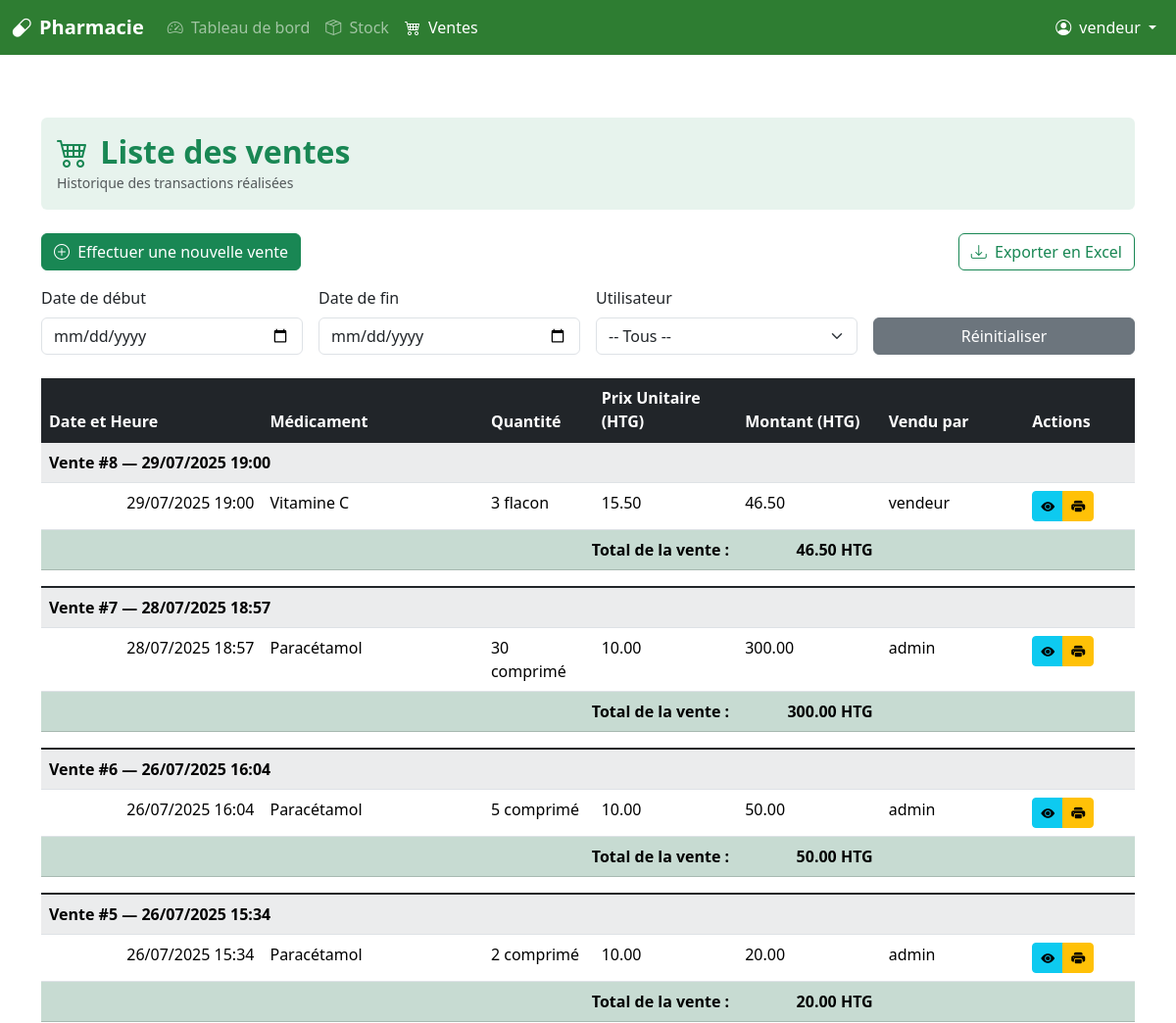
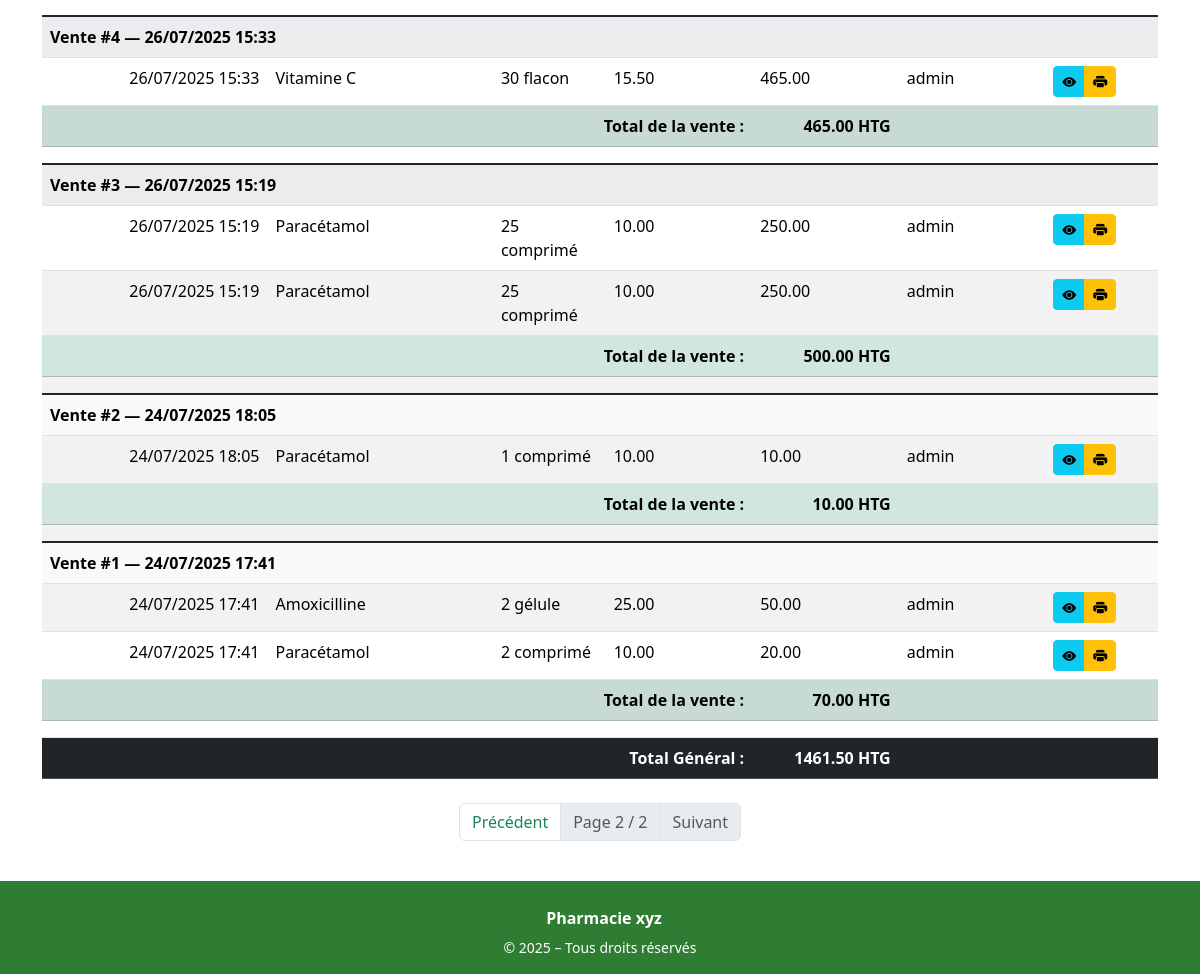
The app's page /sales/list?page=2&search=&start_date=&end_date= (signed in) with its own data (2 pictures, top to bottom).
### app/models.py (models this page shows, shortened)
class User(UserMixin, db.Model):
    id = db.Column(db.Integer, primary_key=True)
    username = db.Column(db.String(80), unique=True, nullable=False)
    password = db.Column(db.String(200), nullable=False)
    role = db.Column(db.String(20), nullable=False)  # admin, pharmacien, vendeur...
    is_active = db.Column(db.Boolean, default=True)
    last_login = db.Column(db.DateTime, nullable=True)
    sales = db.relationship('Sale', back_populates='user')

class Sale(db.Model):
    id = db.Column(db.Integer, primary_key=True)
    user_id = db.Column(db.Integer, db.ForeignKey('user.id'))
    date = db.Column(db.DateTime, default=datetime.utcnow)
    user = db.relationship('User', back_populates='sales')
    items = db.relationship('SaleItem', back_populates='sale', cascade='all, delete-orphan')
    @property
    def total_amount(self):
        return sum(item.total_price for item in self.items)

class SaleItem(db.Model):
    id = db.Column(db.Integer, primary_key=True)
    sale_id = db.Column(db.Integer, db.ForeignKey('sale.id'), nullable=False)
    drug_id = db.Column(db.Integer, db.ForeignKey('drug.id'), nullable=False)
    quantity = db.Column(db.Integer, nullable=False)
    unit_price = db.Column(db.Float, nullable=False)
    sale = db.relationship('Sale', back_populates='items')
    drug = db.relationship('Drug')
    @property
    def total_price(self):
        return self.quantity * self.unit_price

class Drug(db.Model):
    id = db.Column(db.Integer, primary_key=True)
    name = db.Column(db.String(100), nullable=False)
    unit = db.Column(db.String(30))  # comprimé, flacon, etc.
    price = db.Column(db.Float, nullable=False)
    expiration_date = db.Column(db.Date, nullable=False)
    commentaire = db.Column(db.Text, nullable=True)
    category_id = db.Column(db.Integer, db.ForeignKey('category.id'), nullable=True)
    category = db.relationship('Category', back_populates='drugs')
    sales = db.relationship('SaleItem', back_populates='drug')
    losses = db.relationship('LossRecord', back_populates='drug')
    purchase_items = db.relationship('PurchaseItem', back_populates='drug')

### app/routes/sale.py (the view)
@bp.route('/list')
@login_required
def list_sales():
    page = request.args.get('page', 1, type=int)
    search = request.args.get('search', '', type=str)
    start_date = request.args.get('start_date', '', type=str)
    end_date = request.args.get('end_date', '', type=str)
    user_id = request.args.get('user_id', type=int)
    query = Sale.query.options(joinedload(Sale.user)).join(Sale.user)
    if user_id:
        query = query.filter(Sale.user_id == user_id)
    if search:
        query = query.join(Sale.items).join(SaleItem.drug)
        query = query.filter(Drug.name.ilike(f"%{search}%"))
    if start_date:
        try:
            start = datetime.strptime(start_date, "%Y-%m-%d")
            query = query.filter(Sale.date >= start)
        except ValueError:
            flash("Format de date invalide (début)", "warning")
    if end_date:
        try:
            end = datetime.strptime(end_date, "%Y-%m-%d")
            query = query.filter(Sale.date <= end)
        except ValueError:
            flash("Format de date invalide (fin)", "warning")
    sales = query.order_by(Sale.date.desc()).paginate(page=page, per_page=10)
    users = User.query.order_by(User.username).all()
    total_sales = sum(sale.total_amount for sale in sales.items)
    return render_template('sales/list.html',
                           sales=sales,
                           users=users,
                           user_id=user_id,
                           search=search,
                           total_sales=total_sales,
                           start_date=start_date,
                           end_date=end_date)

### app/routes/auth.py (called while the page is built)
@login_manager.user_loader
def load_user(user_id):
    return User.query.get(int(user_id))

### app/templates/sales/list.html (shortened to what this page needs)
{% extends 'base.html' %}
{% block content %}
<div class="bg-success bg-opacity-10 p-3 rounded mb-4">
  <h2 class="text-success fw-bold mb-0"><i class="bi bi-cart4 me-1"></i> Liste des ventes</h2>
  <small class="text-muted">Historique des transactions réalisées</small>
</div>
<div class="d-flex justify-content-between mb-3 flex-wrap gap-2">
  <a href="{{ url_for('sale.new_sale') }}" class="btn btn-success">
    <i class="bi bi-plus-circle me-1"></i> Effectuer une nouvelle vente
  </a>
  <a href="{{ url_for('sale.export_sales', search=search, start_date=start_date, end_date=end_date, user_id=user_id) }}"
     class="btn btn-outline-success">
    <i class="bi bi-download me-1"></i> Exporter en Excel
  </a>
</div>
<form method="get" class="row g-3 align-items-end mb-4">
  <div class="col-md-3">
    <label class="form-label" for="start_date">Date de début</label>
    <input type="date" name="start_date" id="start_date" class="form-control" value="{{ start_date }}"
           onchange="this.form.submit()">
  </div>
  <div class="col-md-3">
    <label class="form-label" for="end_date">Date de fin</label>
    <input type="date" name="end_date" id="end_date" class="form-control" value="{{ end_date }}"
           onchange="this.form.submit()">
  </div>
  <div class="col-md-3">
    <label class="form-label" for="user_id">Utilisateur</label>
    <select name="user_id" id="user_id" class="form-select" onchange="this.form.submit()">
      <option value="">-- Tous --</option>
    </select>
  </div>
  <div class="col-md-3 d-grid">
    <label class="form-label d-block">&nbsp;</label>
    <a href="{{ url_for('sale.list_sales') }}" class="btn btn-secondary">Réinitialiser</a>
  </div>
</form>
{% if sales.items %}
<table class="table table-striped table-hover">
    <thead class="table-dark">
        <tr>
            <th style="width: 200px;">Date et Heure</th>
            <th style="width: 200px;">Médicament</th>
            <th style="width: 100px;">Quantité</th>
            <th style="width: 130px;">Prix Unitaire (HTG)</th>
            <th style="width: 130px;">Montant (HTG)</th>
            <th style="width: 130px;">Vendu par</th>
            <th style="width: 100px;">Actions</th>
        </tr>
    </thead>
    <tbody>
        {% for sale in sales.items %}
            <tr class="table-group-divider">
                <td colspan="7" class="bg-light fw-bold">
                    Vente #{{ sale.id }} — {{ sale.date.strftime("%d/%m/%Y %H:%M") }}
                </td>
            </tr>
            {% for item in sale.items %}
            <tr>
                <td class="text-end">{{ sale.date.strftime("%d/%m/%Y %H:%M") }}</td>
                <td>{{ item.drug.name }}</td>
                <td>{{ item.quantity }} {{ item.drug.unit }}</td>
                <td>{{ "%.2f"|format(item.unit_price) }}</td>
                <td>{{ "%.2f"|format(item.total_price) }}</td>
                <td>{{ sale.user.username }}</td>
                <td>
                    <div class="btn-group btn-group-sm">
                        <a href="{{ url_for('sale.history', sale_id=sale.id) }}" class="btn btn-info" title="Voir les détails">
                            <i class="bi bi-eye-fill"></i>
                        </a>
                        <a href="{{ url_for('sale.sale_receipt', sale_id=sale.id) }}" class="btn btn-warning" title="Réimprimer" target="_blank">
                            <i class="bi bi-printer-fill"></i>
                        </a>
                    </div>
                </td>
            </tr>
            {% endfor %}
            <tr class="table-success fw-bold">
                <td colspan="4" class="text-end">Total de la vente :</td>
                <td class="text-end">{{ "%.2f"|format(sale.total_amount) }} HTG</td>
                <td colspan="2"></td>
            </tr>
            <tr><td colspan="7" style="height: 10px;"></td></tr>
        {% endfor %}
    </tbody>
    <tfoot>
        <tr class="table-dark fw-bold">
            <td colspan="4" class="text-end">Total Général :</td>
            <td class="text-end">{{ "%.2f"|format(total_sales) }} HTG</td>
            <td colspan="2"></td>
        </tr>
    </tfoot>
</table>
<nav class="mt-4">
    <ul class="pagination justify-content-center">
        {% if sales.has_prev %}
        <li class="page-item">
            <a class="page-link text-success" href="{{ url_for('sale.list_sales', page=sales.prev_num, search=search, start_date=start_date, end_date=end_date) }}">Précédent</a>
        </li>
        {% else %}
        <li class="page-item disabled"><span class="page-link">Précédent</span></li>
        {% endif %}
        <li class="page-item disabled"><span class="page-link">Page {{ sales.page }} / {{ sales.pages }}</span></li>
        {% if sales.has_next %}
        <li class="page-item">
            <a class="page-link text-success" href="{{ url_for('sale.list_sales', page=sales.next_num, search=search, start_date=start_date, end_date=end_date) }}">Suivant</a>
        </li>
        {% else %}
        <li class="page-item disabled"><span class="page-link">Suivant</span></li>
        {% endif %}
    </ul>
</nav>
{% else %}
<div class="alert alert-info">Aucune vente trouvée pour les critères donnés.</div>
{% endif %}
{% endblock %}

### app/templates/base.html (shortened to what this page needs)
<!DOCTYPE html>
<html lang="fr">
<head>
    <link href="https://cdn.jsdelivr.net/npm/bootstrap@5.3.3/dist/css/bootstrap.min.css" rel="stylesheet" />
    <link href="https://cdn.jsdelivr.net/npm/bootstrap-icons@1.11.1/font/bootstrap-icons.css" rel="stylesheet">
</head>
<body>
<nav class="navbar navbar-expand-lg navbar-dark" style="background-color: #2e7d32;">
  <div class="container-fluid">
    <a class="navbar-brand fw-bold" href="{{ url_for('dashboard.dashboard') }}">
      <i class="bi bi-capsule me-2"></i>Pharmacie
    </a>
    <div class="collapse navbar-collapse" id="navMenu">
      {% if current_user.is_authenticated %}
      <ul class="navbar-nav me-auto mb-2 mb-lg-0">
        <li class="nav-item">
          <a class="nav-link {% if request.endpoint == 'dashboard.dashboard' %}active{% endif %}" href="{{ url_for('dashboard.dashboard') }}">
            <i class="bi bi-speedometer2 me-1"></i> Tableau de bord
          </a>
        </li>
        <li class="nav-item">
          <a class="nav-link {% if request.endpoint == 'drug.list_drugs' %}active{% endif %}" href="{{ url_for('drug.list_drugs') }}">
            <i class="bi bi-box-seam me-1"></i> Stock
          </a>
        </li>
        <li class="nav-item">
          <a class="nav-link {% if request.endpoint == 'sale.list_sales' %}active{% endif %}" href="{{ url_for('sale.list_sales') }}">
            <i class="bi bi-cart4 me-1"></i> Ventes
          </a>
        </li>
      </ul>
      <ul class="navbar-nav ms-auto align-items-center">
        <li class="nav-item dropdown">
          <a class="nav-link dropdown-toggle text-white" href="#" id="userDropdown" role="button" data-bs-toggle="dropdown" aria-expanded="false">
            <i class="bi bi-person-circle me-1"></i> {{ current_user.username }}
          </a>
        </li>
      </ul>
      {% endif %}
    </div>
  </div>
</nav>
<main class="flex-grow-1 py-4">
    <div class="container mt-4">
        {% block content %}{% endblock %}
    </div>
</main>
  {% include 'footer.html' %}
</body>
</html>

### app/templates/base.html (style rules this page uses)
html, body { height: 100%; }
body { display: flex; flex-direction: column; }
main { flex: 1; }

### records on screen
User: username "vendeur", user.username "vendeur"
Sale: id "8", date "29/07/2025 19:00"
SaleItem: drug.name "Vitamine C", quantity "3", drug.unit "flacon", unit_price "15.50", total_price "46.50", total_amount "46.50"
Sale: id "7", date "28/07/2025 18:57"
SaleItem: drug.name "Paracétamol", quantity "30", drug.unit "comprimé", unit_price "10.00", total_price "300.00", total_amount "300.00"
User: user.username "admin"
Sale: id "6", date "26/07/2025 16:04"
SaleItem: drug.name "Paracétamol", quantity "5", drug.unit "comprimé", unit_price "10.00", total_price "50.00", total_amount "50.00"
Sale: id "5", date "26/07/2025 15:34"
SaleItem: drug.name "Paracétamol", quantity "2", drug.unit "comprimé", unit_price "10.00", total_price "20.00", total_amount "20.00"
Sale: id "4", date "26/07/2025 15:33"
SaleItem: drug.name "Vitamine C", quantity "30", drug.unit "flacon", unit_price "15.50", total_price "465.00", total_amount "465.00"
Sale: id "3", date "26/07/2025 15:19"
SaleItem: drug.name "Paracétamol", quantity "25", drug.unit "comprimé", unit_price "10.00", total_price "250.00", total_amount "500.00"
SaleItem: drug.name "Paracétamol", quantity "25", drug.unit "comprimé", unit_price "10.00", total_price "250.00"
Sale: id "2", date "24/07/2025 18:05"
SaleItem: drug.name "Paracétamol", quantity "1", drug.unit "comprimé", unit_price "10.00", total_price "10.00", total_amount "10.00"
Sale: id "1", date "24/07/2025 17:41"
SaleItem: drug.name "Amoxicilline", quantity "2", drug.unit "gélule", unit_price "25.00", total_price "50.00", total_amount "70.00"
SaleItem: drug.name "Paracétamol", quantity "2", drug.unit "comprimé", unit_price "10.00", total_price "20.00"

### other values on screen
{{ "%.2f"|format(total_sales) }} "1461.50"
{{ sales.page }} "2"
{{ sales.pages }} "2"
